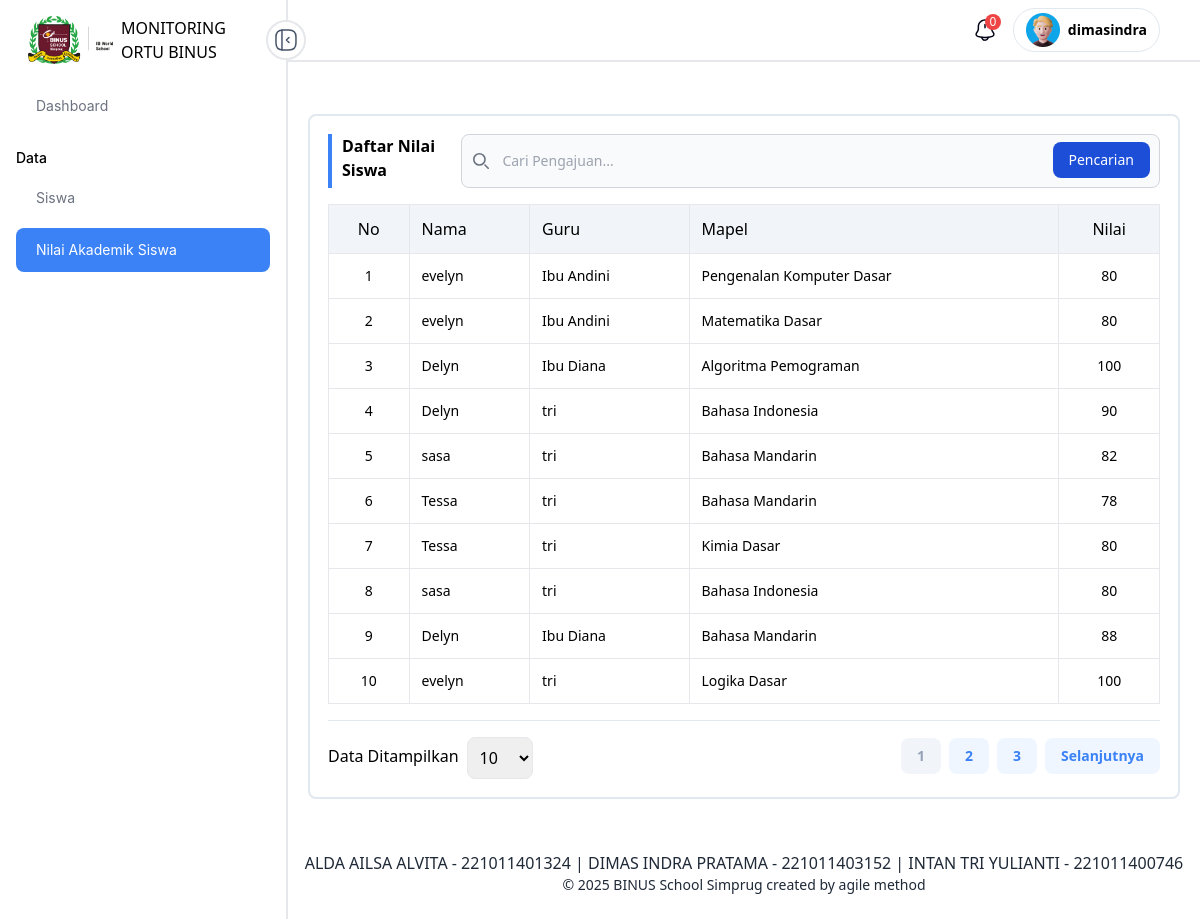
The page /nilai_akademik/ (signed in) on the database its author committed.
### main/models.py (models this page shows, shortened)
class Murid(models.Model):
    murid_id = models.BigAutoField(primary_key=True)
    name = models.CharField(max_length=255)
    jenis_kelamin = models.CharField(max_length=255)
    foto = models.ImageField(upload_to=RandomFileName('murid/foto/'), null=True, blank=True)
    tanggal_lahir = models.DateField(null=False, blank=False)
    status = models.BooleanField()
    ortu = models.ForeignKey(AbstractUser, on_delete=models.DO_NOTHING)
    kelas = models.BigIntegerField(default=0)
    created = models.DateTimeField(auto_now_add=True)
    updated = models.DateTimeField(auto_now_add=True)
    class Meta:
        managed = True
        db_table = 'Murid'

class AbstractUser(models.Model):
    user = models.OneToOneField(User, on_delete=models.CASCADE)
    name = models.CharField(null=False, blank=False, max_length=255)
    roles = models.CharField(null=False, blank=False, max_length=255)
    status = models.BooleanField(default=False)
    created = models.DateTimeField(auto_now_add=True)
    updated = models.DateTimeField(auto_now_add=True)

class MataPelajaran(models.Model):
    mapel_id = models.UUIDField(primary_key=True, default=uuid.uuid4, editable=False)
    nama = models.CharField(null=False, blank=False, max_length=255)
    created = models.DateTimeField(auto_now_add=True)
    updated = models.DateTimeField(auto_now_add=True)
    class Meta:
        managed = True
        db_table = 'MataPelajaran'

### web/views/home.py (the view, shortened to what this page needs)
# urls.py: path('nilai_akademik/', home.nilai_akademik, name='nilai_akademik'),
def nilai_akademik(request):
    nilai = Nilai.objects.all().order_by('-updated')
    if request.session.get('roles') == "ORTU":
        nilai = Nilai.objects.filter(murid__ortu=request.session.get('user_id'))
    if request.GET.get('search'):
        nilai = nilai.filter(murid__name__icontains=request.GET.get('search'))
    page = request.GET.get('page', 1)
    limit = request.GET.get('limit', 10)
    srz = NilaiSerializer(nilai, many=True)
    paginator = Paginator(srz.data, limit)
    try:
        items = paginator.page(page)
    except PageNotAnInteger:
        items = paginator.page(1)
    except EmptyPage:
        items = paginator.page(paginator.num_pages)
    context = {
        'data' : items,
        'murid_list': Murid.objects.all(),
        'mapel_list': MataPelajaran.objects.all(),
    }
    return render(request, 'templates/nilai_akademik/index.html', context=context)

### web/templates/nilai_akademik/index.html (shortened to what this page needs)
{% extends "partials/base.html" %}
{% load general_function %}
{% block content %}
<div class="grid gap-6">
    <div class="grid gap-4 p-[18px] border-2 border-[#E2E8F0] rounded-lg">
        <div class="flex justify-between">
            <h1 class="text-base font-semibold border-l-4 pl-2.5 border-primaryColor">
                Daftar Nilai Siswa
            </h1>
            <form class="w-full" method="GET">
                <div class="relative">
                    <div class="absolute inset-y-0 start-0 flex items-center ps-3 pointer-events-none">
                    </div>
                    <input type="search" name="search" id="search_duk" class="block w-full p-4 ps-10 text-sm text-gray-900 border border-gray-300 rounded-lg bg-gray-50 focus:ring-blue-500 focus:border-blue-500" placeholder="Cari Pengajuan..." required />
                    <button type="submit" class="text-white absolute end-2.5 bottom-2.5 bg-blue-700 hover:bg-blue-800 focus:ring-4 focus:outline-none focus:ring-blue-300 font-medium rounded-lg text-sm px-4 py-2 dark:bg-blue-600 dark:hover:bg-blue-700 dark:focus:ring-blue-800">Pencarian</button>
                </div>
            </form>
        </div>
        <table class="table-auto w-full">
            <thead class="text-left">
                <tr class="bg-[#F1F5F9]">
                    <th class="p-3 text-base font-medium border" align="center">No</th>
                    <th class="p-3 text-base font-medium border">Nama</th>
                    <th class="p-3 text-base font-medium border" align="left">Guru</th>
                    <th class="p-3 text-base font-medium border" align="left">Mapel</th>
                    <th class="p-3 text-base font-medium border" align="center">Nilai</th>
                </tr>
            </thead>
            <tbody>
                {% if data %}
                    {% for x in data %}
                        <tr>
                            <td class="p-3 text-sm font-normal border" align="center">{{forloop.counter}}</td>
                            <td class="p-3 text-sm font-normal border">{{x.murid.name}}</td>
                            <td class="p-3 text-sm font-normal border">{{x.guru.name}}</td>
                            <td class="p-3 text-sm font-normal border" align="left">{{x.mapel.nama}}</td>
                            <td class="p-3 text-sm font-normal border" align="center">{{x.nilai}}</td>
                        </tr>
                    {% endfor %}
                {% else %}
                        <tr>
                            <td class="p-3 text-sm font-normal border" align="center" colspan="4">Tidak ada data</td>
                        </tr>
                {% endif %}
            </tbody>
        </table>
        {% include 'partials/pagination.html' %}
    </div>
</div>
{% endblock %}

### static/css/app-e2100fa4.css (style rules this page uses)
html { line-height: 1.5; -webkit-text-size-adjust: 100%; -moz-tab-size: 4; -o-tab-size: 4; tab-size: 4; font-family: ui-sans-serif, system-ui, -apple-system, BlinkMacSystemFont, Segoe UI, Roboto, Helvetica Neue, Arial, Noto Sans, sans-serif, "Apple Color Emoji", "Segoe UI Emoji", Segoe UI Symbol, "Noto Color Emoji"; font-feature-settings: normal; font-variation-settings: normal }
body { margin: 0; line-height: inherit }
h1, h2, h3, h4, h5, h6 { font-size: inherit; font-weight: inherit }
table { text-indent: 0; border-color: inherit; border-collapse: collapse }
button, input, optgroup, select, textarea { font-family: inherit; font-feature-settings: inherit; font-variation-settings: inherit; font-size: 100%; font-weight: inherit; line-height: inherit; color: inherit; margin: 0; padding: 0 }
button, select { text-transform: none }
button, [type=button], [type=reset], [type=submit] { -webkit-appearance: button; background-color: transparent; background-image: none }
[type=search] { -webkit-appearance: textfield; outline-offset: -2px }
blockquote, dl, dd, h1, h2, h3, h4, h5, h6, hr, figure, p, pre { margin: 0 }
input::placeholder, textarea::placeholder { opacity: 1; color: #9ca3af }
button, [role=button] { cursor: pointer }
.absolute { position: absolute }
.relative { position: relative }
.block { display: block }
.flex { display: flex }
.grid { display: grid }
.w-full { width: 100% }
.items-center { align-items: center }
.justify-between { justify-content: space-between }
.gap-4 { gap: 1rem }
.rounded-lg { border-radius: .5rem }
.border { border-width: 1px }
.border-2 { border-width: 2px }
.border-\[\#E2E8F0\] { --tw-border-opacity: 1; border-color: rgb(226 232 240 / var(--tw-border-opacity)) }
.bg-\[\#F1F5F9\] { --tw-bg-opacity: 1; background-color: rgb(241 245 249 / var(--tw-bg-opacity)) }
.p-3 { padding: .75rem }
.p-4 { padding: 1rem }
.px-4 { padding-left: 1rem; padding-right: 1rem }
.py-2 { padding-top: .5rem; padding-bottom: .5rem }
.text-left { text-align: left }
.text-base { font-size: 1rem; line-height: 1.5rem }
.text-sm { font-size: .875rem; line-height: 1.25rem }
.font-medium { font-weight: 500 }
.font-normal { font-weight: 400 }
.font-semibold { font-weight: 600 }
.text-gray-900 { --tw-text-opacity: 1; color: rgb(17 24 39 / var(--tw-text-opacity)) }
.text-white { --tw-text-opacity: 1; color: rgb(255 255 255 / var(--tw-text-opacity)) }

### rows shown on the page
Murid: murid.name "evelyn" "evelyn" "evelyn"
AbstractUser: guru.name "Ibu Andini" "Ibu Andini"
MataPelajaran: mapel.nama "Pengenalan Komputer Dasar"
MataPelajaran: mapel.nama "Matematika Dasar"
Murid: murid.name "Delyn" "Delyn" "Delyn"
AbstractUser: guru.name "Ibu Diana" "Ibu Diana"
MataPelajaran: mapel.nama "Algoritma Pemograman"
AbstractUser: guru.name "tri" "tri" "tri" "tri" "tri" "tri"
MataPelajaran: mapel.nama "Bahasa Indonesia" "Bahasa Indonesia"
Murid: murid.name "sasa" "sasa"
MataPelajaran: mapel.nama "Bahasa Mandarin" "Bahasa Mandarin" "Bahasa Mandarin"
Murid: murid.name "Tessa" "Tessa"
MataPelajaran: mapel.nama "Kimia Dasar"
MataPelajaran: mapel.nama "Logika Dasar"

### other values the page prints
{{ request.session.name }} "dimasindra"
{{ x.nilai }} "80" "80" "100" "90" "82" "78" "80" "80" "88" "100"
{{ i }} "1"
{{ i }} "2" "3"
